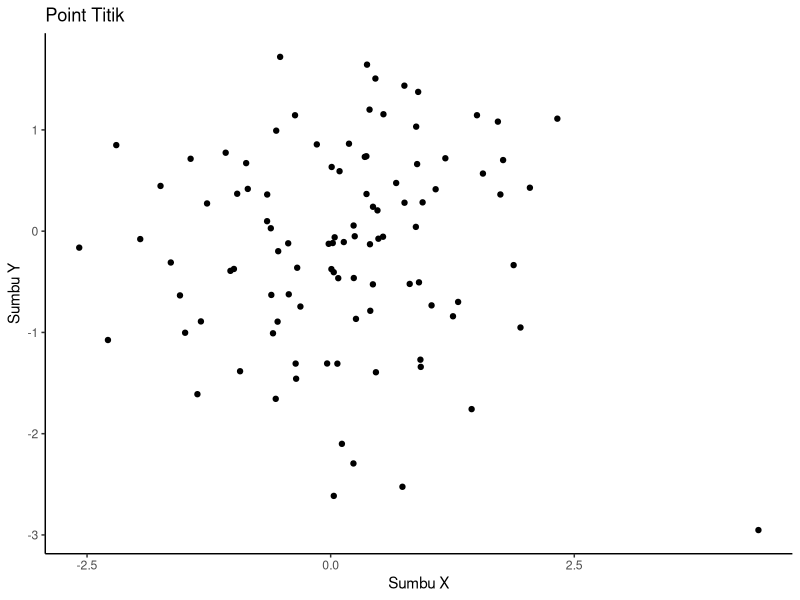
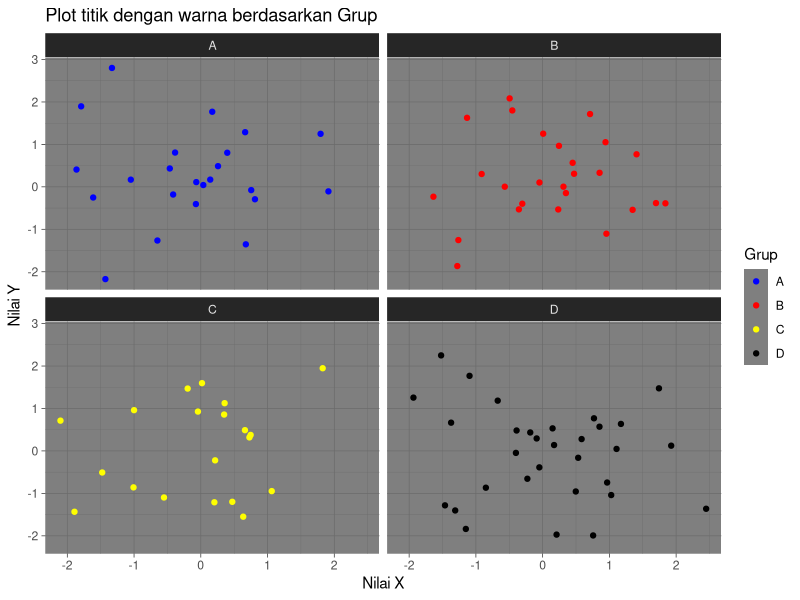
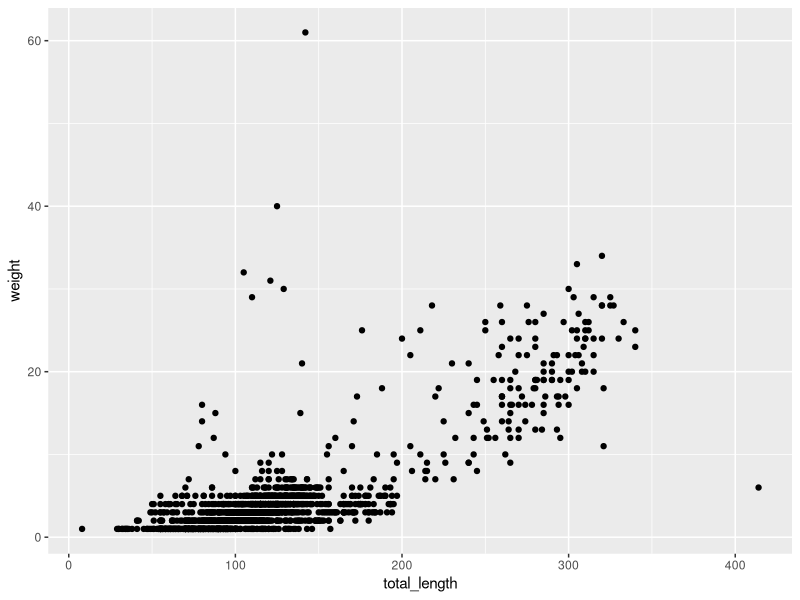
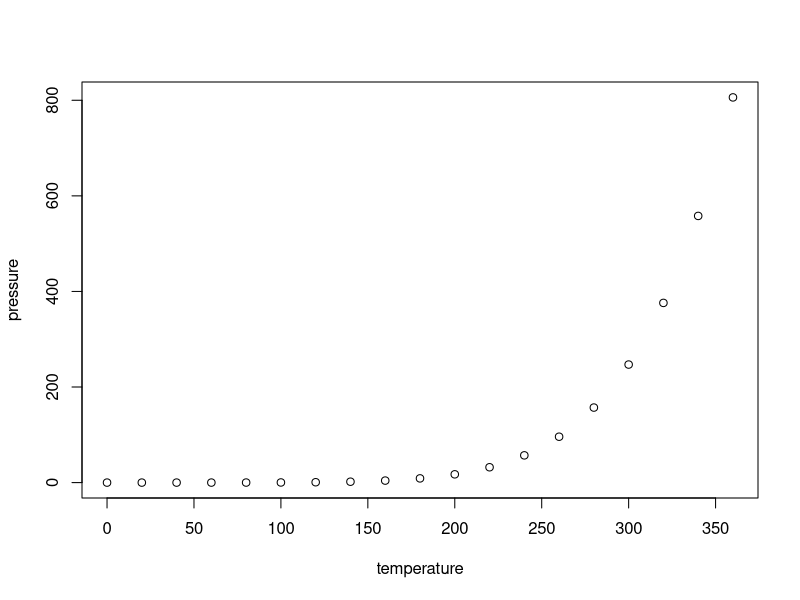

The R script that drew these images, in order:
## ---- chunk 1
knitr::opts_chunk$set(echo = TRUE)
## ---- chunk 2
#library ggplot2
library(ggplot2)
data <-data.frame(x = rnorm(100),y=rnorm(100))
ggplot(data, aes(x = x, y = y))+
  geom_point()+
  labs(title = "Point Titik", x = "Sumbu X", y = "Sumbu Y") +
  theme_classic()
## ---- chunk 3
data <- data.frame(x = rnorm(100), y = rnorm(100), grup = sample(c("A", "B", "C", "D"), 100, replace = TRUE))
ggplot(data, aes(x = x, y = y, color = grup))+
  geom_point()+
  facet_wrap(~grup)+
  scale_color_manual(values = c("A" = "blue", "B" = "red", "C" = "yellow", "D" = "black"))+
  theme_dark()+
  labs(title = "Plot titik dengan warna berdasarkan Grup",
       x = "Nilai X",
       y = "Nilai Y",
       color = "Grup")
## ---- chunk 4
library(readr)
lizard <- read.csv("lizards.csv")
View(lizard)
## ---- chunk 5
library(ggplot2)
ggplot(lizard, aes(x = total_length, y = weight))+
  geom_point()
  labs(title = "plot titik",x = "total_length", y = "weight")+
  theme_classic()
## ---- chunk 6
summary(cars)
## ---- chunk 7
plot(pressure)
